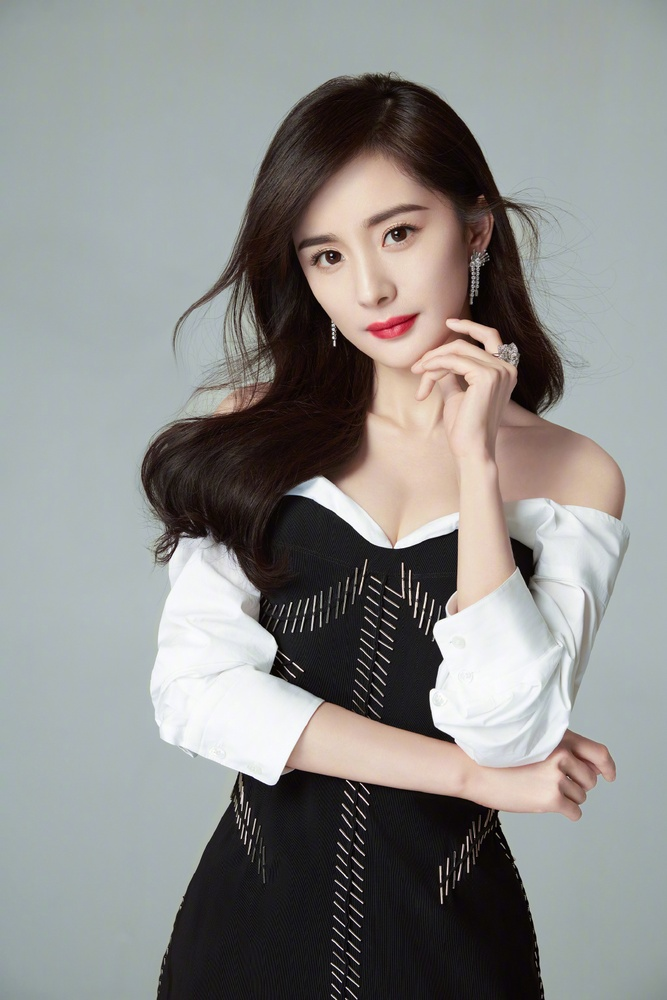
#> input picture UV/测试代码/face.jpeg, 667 x 1000 px, shrunk from 1024 x 1536 before the run
$ python main.py
#> lines starting #> are read from the running program, lines starting #| are printed output that depends on the picture; after the words box and inside, x2 and y2 are one past the last pixel; in counts of white or black regions, pixels touching at a corner belong together
import cv2

# 导入分类器
face_cascade=cv2.CascadeClassifier("D:/OpenCV/opencv/build/etc/haarcascades/haarcascade_frontalface_default.xml")

# 导入图片
image=cv2.imread("face.jpeg")
#> image is the input picture: shape (1000, 667, 3); mean B, G, R 138, 139.9, 140

# 转灰度图
image_gray=cv2.cvtColor(image,cv2.COLOR_RGB2GRAY)
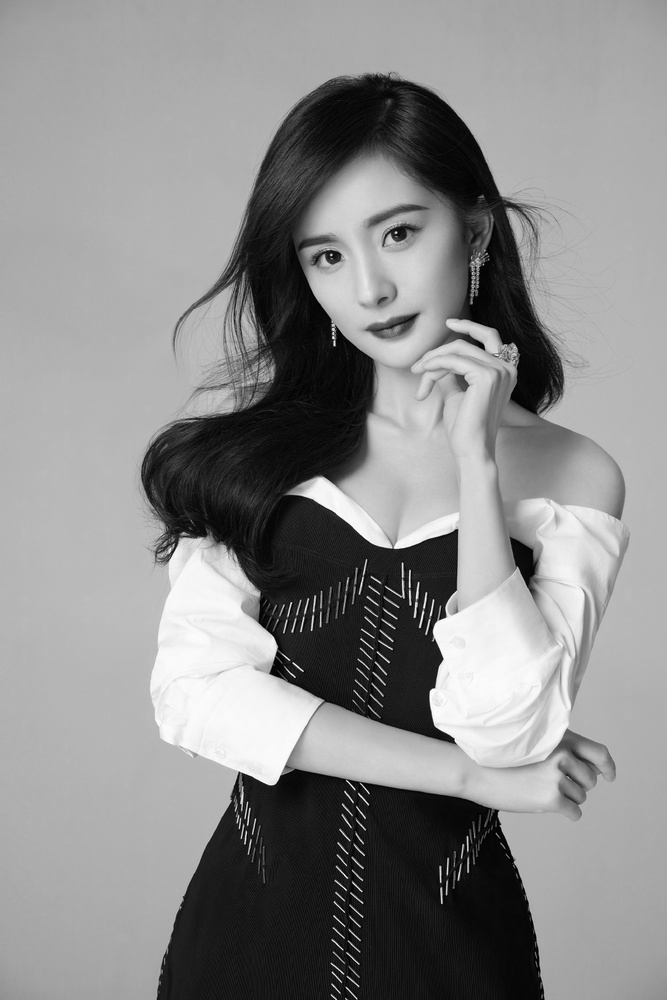
#> image_gray: shape (1000, 667); min 0, max 255, mean 139.3

faces=face_cascade.detectMultiScale(image_gray,scaleFactor=1.1,minNeighbors=5,minSize=(30,30))
#> faces = [[271, 167, 198, 198]]

for (x,y,w,h) in faces:
    cv2.rectangle(image,(x,y),(x+w,y+h),(255,0,0),2)
#> this loop made 1 pass
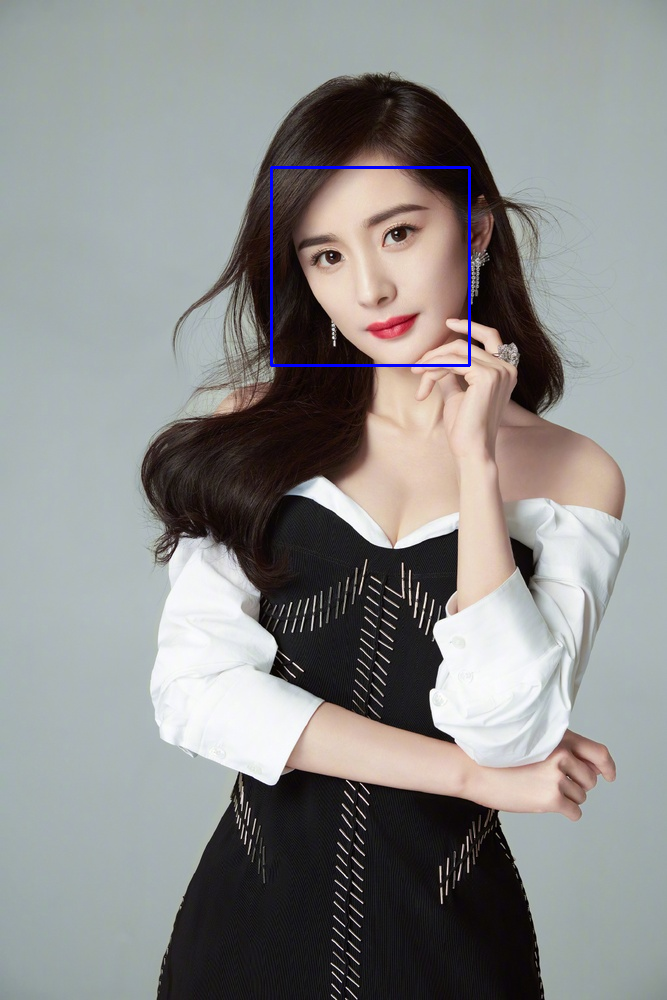
#> image: shape (1000, 667, 3); 0.36% of pixels changed, all inside (x1, y1, x2, y2) = (270, 166, 471, 367)

# 展示图片
cv2.imshow("Display image",image)
cv2.imwrite("face-new.jpeg",image)
cv2.waitKey(0)
cv2.destroyAllWindows()
